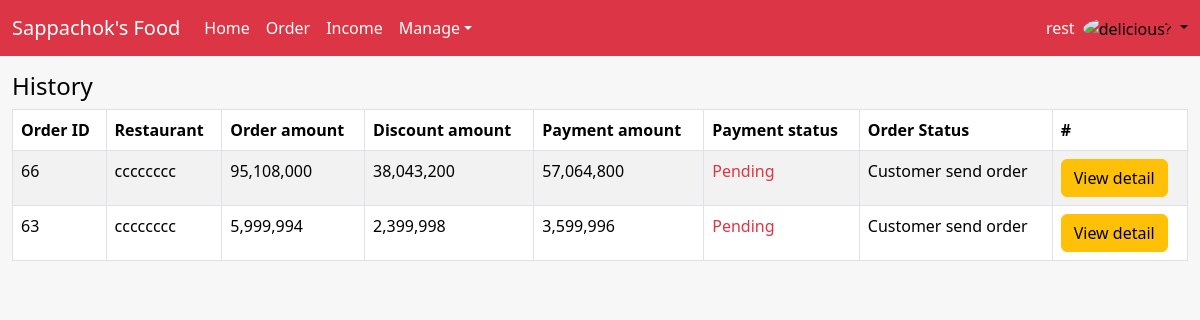
The app's page /restau_admin/order.php (signed in) with its own data.
### tables this page shows
CREATE TABLE `food_order` (
  `order_id` int(11) NOT NULL,
  `food_id` int(11) DEFAULT NULL,
  `user_id` int(11) NOT NULL,
  `rider_id` int(11) DEFAULT NULL,
  `restau_id` int(255) NOT NULL,
  `order_amount` bigint(255) NOT NULL,
  `discount_amount` bigint(255) NOT NULL,
  `payment_amount` bigint(255) NOT NULL,
  `payment_method` int(255) NOT NULL,
  `payment_status` int(1) NOT NULL COMMENT '0-ยังไม่จ่าย 1-จ่ายแล้ว',
  `status` int(1) NOT NULL COMMENT '1-สั่งอาหาร\r\n2-ไรเดอร์รับออเดอร์\r\n3-รับอาหารแล้ว\r\n4-ส่งอาหารแล้ว'
);

CREATE TABLE `restau` (
  `restau_id` int(11) NOT NULL,
  `restau_name` varchar(30) NOT NULL,
  `restau_address` varchar(100) DEFAULT NULL,
  `restau_admin_id` int(11) NOT NULL,
  `type_id` int(11) NOT NULL,
  `status` int(1) NOT NULL
);

### restau_admin/order.php (the view)
<?php
include("../header.php");
?>
<div class='container-fluid table-responsive mt-3'>
    <h4>History</h4>
    <table class='table table-white table-bordered table-striped'>
        <thead>
            <tr style='background-color: #ff8582;'>
                <th>Order ID</th>
                <th>Restaurant</th>
                <th>Order amount</th>
                <th>Discount amount</th>
                <th>Payment amount</th>
                <th>Payment status</th>
                <th>Order Status</th>
                <th>#</th>
            </tr>
        </thead>
        <tbody>
            <?php
			$sql = "select * from food_order
					where restau_id in (
						select restau_id from restau where restau_admin_id = {$_SESSION['user_id']}
					)
					order by order_id desc";
            $query = $mysqli -> query($sql);
            while ($obj = $query -> fetch_object())
            { ?>
                <tr>
                    <td><?php echo $obj -> order_id; ?></td>
                    <td>
                        <?php
                        $sql2 = "select * from restau where restau_id=$obj->restau_id";
                        $query2 = $mysqli -> query($sql2);
                        $obj2 = $query2 -> fetch_object();
                        if ($query2 -> num_rows > 0)
                        {
                            echo $obj2 -> restau_name;
                        }
                        else
                        {
                            echo "Alien Restaurant";
                        }
                        ?>
                    </td>
                    <td><?php echo number_format($obj -> order_amount); ?></td>
                    <td><?php echo number_format($obj -> discount_amount); ?></td>
                    <td><?php echo number_format($obj -> payment_amount); ?></td>
                    <td>
                        <?php
                        if ($obj -> payment_status == 0)
                        {
                            echo "<span class='text-danger'>Pending</span>";
                        } else if ($obj -> payment_status == 1)
                        {
                            echo "<span class='text-success'>Paid</span>";
                        }
                        ?>
                    </td>
					<td>
					<?php
						if($obj -> status==1) echo "Customer send order";
						else if($obj -> status==2) echo "Rider receipt order";
						else if($obj -> status==3) echo "Rider pick food and Delivery";
						else if($obj -> status==4) echo "Send food finished";
					?>
					</td>
					<td>
                        <a href="order_detail.php?id=<?php echo $obj -> order_id; ?>" class="btn btn-warning">View detail</a>
					</td>
                </tr>
            <?php } ?>
        </tbody>
    </table>
</div>
<?php
include("../footer.php");
?>

### header.php (style rules this page uses)
body, html { background-color: #f7f7f7; color: black; }

### records on screen
food_order: order_id "66", restau.restau_name "cccccccc", order_amount "95,108,000", discount_amount "38,043,200", payment_amount "57,064,800", payment_status "Pending", status "Customer send order"
food_order: order_id "63", restau.restau_name "cccccccc", order_amount "5,999,994", discount_amount "2,399,998", payment_amount "3,599,996", payment_status "Pending", status "Customer send order"

### other values on screen
$_SESSION['username'] "rest"
